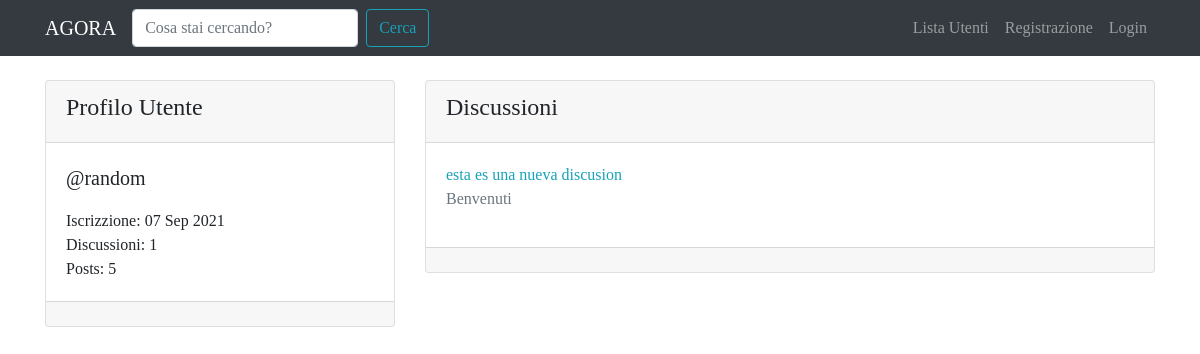
Page /users/random/ on the committed database.
### forum/models.py (models this page shows, shortened)
class Discussione(models.Model):
	titolo = models.CharField(max_length=120)
	data_creazione = models.DateTimeField(auto_now_add=True)
	autore_discuzione = models.ForeignKey(User, on_delete=models.CASCADE, related_name='discussioni')
	sezione_apparteneza = models.ForeignKey(Sezione, on_delete=models.CASCADE)
	def get_absolute_url(self):
		return reverse('visualizza_discussione', kwargs={'pk': self.pk})
	class Meta:
		verbose_name = 'Discussione'
		verbose_name_plural = 'Discussioni'

class Sezione(models.Model):
	nome_sezione = models.CharField(max_length=80)
	descrizione = models.CharField(max_length=150, blank=True, null=True)
	logo_sezione = models.ImageField(blank=True, null=True)
	def __str__(self):
		return self.nome_sezione
	class Meta:
		verbose_name = 'Sezione'
		verbose_name_plural = 'Sezioni'

### core/views.py (the view)
# urls.py: path('users/<str:username>/', views.user_profile_view, name='user_profile'),
def user_profile_view(request, username):
	user = get_object_or_404(User, username=username)
	discussioni_utente = Discussione.objects.filter(autore_discuzione=user).order_by('-pk')
	context = {'user': user, 'discussioni_utente': discussioni_utente}
	return render(request, 'core/user_profile.html', context)

### core/templates/core/user_profile.html (shortened to what this page needs)
{% extends 'base.html' %}
{% block content %}
	<div class="row mt-3">
		<div class="col-4">
			<div class="card my-2">
				<div class="card-header">
					<h4>{% if request.user == user %} Il Tuo {% endif %} Profilo Utente</h4>
				</div>
				<div class="card-body">
					<p class="lead">@{{user}}</p>
					<p class="mb-0">Iscrizzione: {{ user.date_joined|date:"d M Y" }}</p>
					<p class="mb-0">Discussioni: {{user.discussioni.count}}</p>
					<p class="mb-0">Posts: {{user.posts.count}}</p>
				</div>
				<div class="card-footer">
				</div>
			</div>
		</div>
		<div class="col-8">
			<div class="card my-2">
				<div class="card-header">
					<h4>Discussioni</h4>
				</div>
				<div class="card-body">
					{% for discussione in discussioni_utente %}
						<a href=" {{ discussione.get_absolute_url  }} ">{{discussione.titolo}}</a>
						<p class="text-muted">{{discussione.sezione_apparteneza}}</p>
					{% empty %}
						{% if request.user != user %}
							<p>{{user}} non ha creato alcuna discussione!</p>
						{% else %}
							<p>Non hai creato alcuna discussione! Inizzia subito!</p>
						{% endif %}
					{% endfor %}
				</div>
				<div class="card-footer">
				</div>
			</div>
		</div>
	</div>
{% endblock content %}

### static-storage/css/agora.css (style rules this page uses)
body { font-family: 'Slabo 27px', serif; }
a, a:hover { color: #17a2b8; }

### rows in the picture
Discussione: titolo "esta es una nueva discusion", sezione_apparteneza "Benvenuti"

### other values in the picture
{{ user }} "random"
{{ user.date_joined|date:"d M Y" }} "07 Sep 2021"
{{ user.discussioni.count }} "1"
{{ user.posts.count }} "5"
